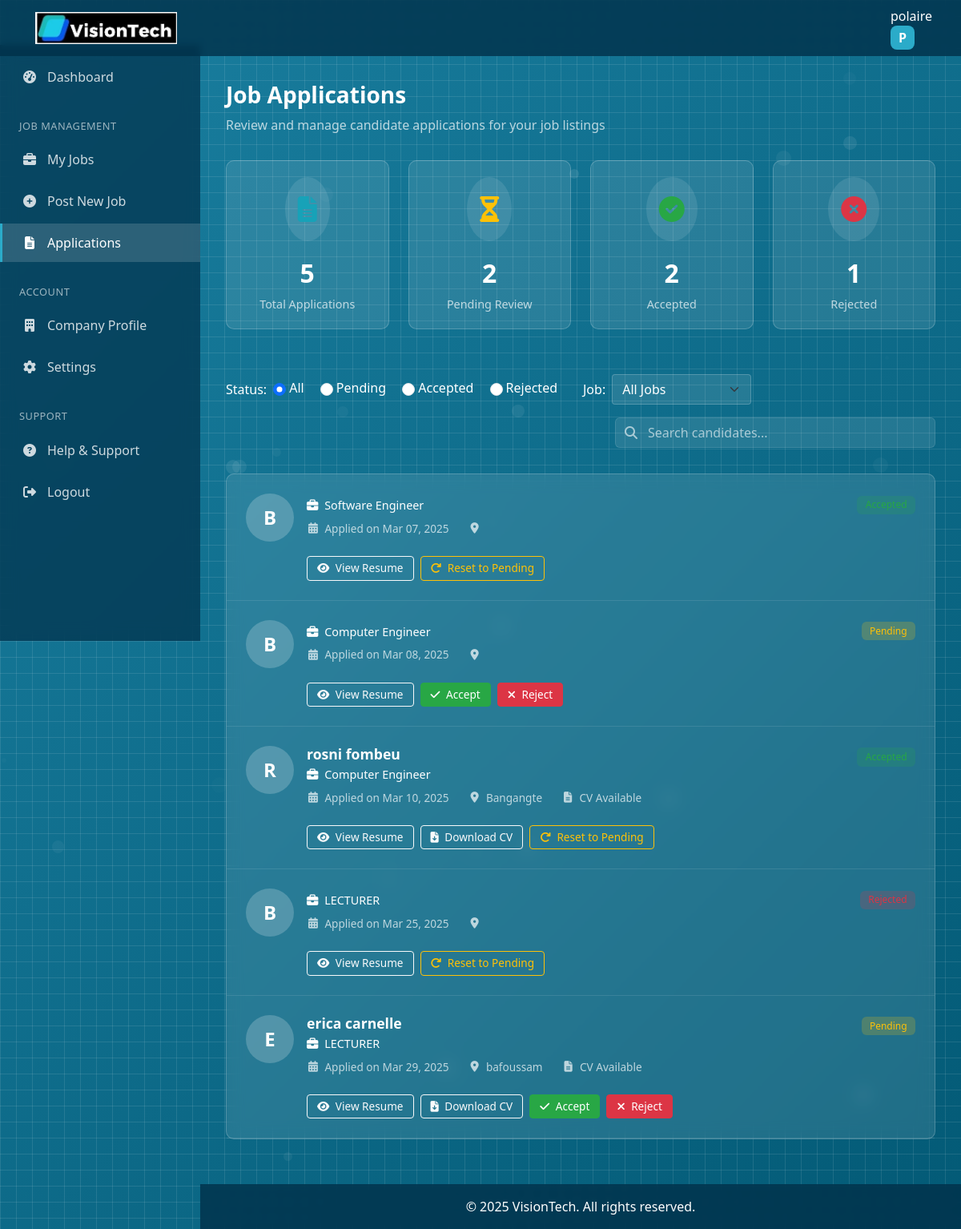
The page /jobs/jobs/ (signed in) on the database its author committed.
### accounts/models.py (models this page shows, shortened)
class User(AbstractUser):
    USER_TYPE_CHOICES = (
        ('hirer', 'Hirer'),
        ('candidate', 'Candidate'),
    )
    user_type = models.CharField(max_length=10, choices=USER_TYPE_CHOICES)
    email = models.EmailField(unique=True)
    objects = CustomUserManager()

class CandidateProfile(models.Model):
    GENDER_CHOICES = (
        ('M', 'Male'),
        ('F', 'Female'),
        ('O', 'Other'),
    )
    user = models.OneToOneField(User, on_delete=models.CASCADE, related_name='candidate_profile')
    first_name = models.CharField(max_length=100)
    last_name = models.CharField(max_length=100)
    location = models.CharField(max_length=255)
    gender = models.CharField(max_length=1, choices=GENDER_CHOICES)
    resume = models.TextField(default=False)
    cv =models.FileField(upload_to="resume/", default=False)

### jobs/models.py (models this page shows, shortened)
class Application(models.Model):
    STATUS_CHOICES = (
        ('pending', 'Pending'),
        ('accepted', 'Accepted'),
        ('rejected', 'Rejected'),
    )
    job = models.ForeignKey(Job, on_delete=models.CASCADE, related_name='applications')
    candidate = models.ForeignKey(User, on_delete=models.CASCADE, related_name='applications')
    status = models.CharField(max_length=10, choices=STATUS_CHOICES, default='pending')
    applied_at = models.DateTimeField(auto_now_add=True)
    updated_at = models.DateTimeField(auto_now=True)
    class Meta:
        unique_together = ('job', 'candidate')

class Job(models.Model):
    STATUS_CHOICES = (
        ('open', 'Open'),
        ('closed', 'Closed'),
        ('draft', 'Draft'),
    )
    title = models.CharField(max_length=255)
    description = models.TextField()
    hirer = models.ForeignKey(User, on_delete=models.CASCADE, related_name='jobs')
    location = models.CharField(max_length=255)
    created_at = models.DateTimeField(auto_now_add=True)
    updated_at = models.DateTimeField(auto_now=True)
    salary_min = models.PositiveIntegerField(null=True, blank=True)
    salary_max = models.PositiveIntegerField(null=True, blank=True)
    requirements = models.TextField(blank=True)
    status = models.CharField(max_length=10, choices=STATUS_CHOICES, default='open')

### jobs/views.py (the view)
# urls.py: path('jobs/', views.job_applications, name='job_applications'),
@login_required
def job_applications(request):
    if request.user.user_type != 'hirer':
        return redirect('home')
    status_filter = request.GET.get('status', 'all')
    job_filter = request.GET.get('job', '')
    search_query = request.GET.get('q', '')
    applications = Application.objects.filter(job__hirer=request.user)
    if status_filter and status_filter != 'all':
        applications = applications.filter(status=status_filter)
    if job_filter:
        applications = applications.filter(job_id=job_filter)
    if search_query:
        applications = applications.filter(
            Q(candidate__username__icontains=search_query) |
            Q(candidate__candidate_profile__first_name__icontains=search_query) |
            Q(candidate__candidate_profile__last_name__icontains=search_query)
        )
    user_jobs = Job.objects.filter(hirer=request.user)
    total_applications = applications.count()
    pending_applications = applications.filter(status='pending').count()
    accepted_applications = applications.filter(status='accepted').count()
    rejected_applications = applications.filter(status='rejected').count()
    context = {
        'applications': applications,
        'user_jobs': user_jobs,
        'total_applications': total_applications,
        'pending_applications': pending_applications,
        'accepted_applications': accepted_applications,
        'rejected_applications': rejected_applications,
        'status_filter': status_filter,
        'job_filter': job_filter,
        'search_query': search_query,
    }
    return render(request, 'job_applications.html', context)

### Templates/job_applications.html (shortened to what this page needs)
<!DOCTYPE html>
<html lang="en">
<head>
    {% load static %}
<link href="https://cdn.jsdelivr.net/npm/bootstrap@latest/dist/css/bootstrap.min.css" rel="stylesheet">
    <link href="https://cdnjs.cloudflare.com/ajax/libs/font-awesome/6.4.0/css/all.min.css" rel="stylesheet">
</head>
<body>
    <div class="grid-background"></div>
    <div class="dots" id="dots"></div>
    <nav class="navbar navbar-expand-lg navbar-dark sticky-top">
        <div class="container-fluid">
            <a class="navbar-brand" href="{% url 'home' %}">
                 <a class="navbar-brand" href="{% url 'home' %}">
                <img src="{% static 'image/logoVisionTech.jpg' %}" alt="LogoVisionTech">
            </a>
            </a>
            <div class="ms-auto d-flex align-items-center">
                <div class="dropdown user-dropdown">
                    <a class="nav-link dropdown-toggle text-white" href="#" role="button" id="userDropdown" data-bs-toggle="dropdown" aria-expanded="false">
                        <span class="d-none d-lg-inline me-2">{{ user.username }}</span>
                        <div class="logo-placeholder" style="width: 30px; height: 30px; margin: 0;">
                            {{ user.username.0|upper }}
                        </div>
                    </a>
                </div>
            </div>
        </div>
    </nav>
    <div class="sidebar" id="sidebar">
        <ul class="sidebar-menu">
            <li class="menu-item">
                <a href="{% url 'hirer_dashboard' %}" class="menu-link">
                    <span class="menu-icon"><i class="fas fa-tachometer-alt"></i></span>
                    <span class="menu-text">Dashboard</span>
                </a>
            </li>
            <li class="menu-header">Job Management</li>
            <li class="menu-item">
                <a href="{% url 'hirer_jobs' %}" class="menu-link">
                    <span class="menu-icon"><i class="fas fa-briefcase"></i></span>
                    <span class="menu-text">My Jobs</span>
                </a>
            </li>
            <li class="menu-item">
                <a href="{% url 'create_job' %}" class="menu-link">
                    <span class="menu-icon"><i class="fas fa-plus-circle"></i></span>
                    <span class="menu-text">Post New Job</span>
                </a>
            </li>
            <li class="menu-item">
                <a href="{{job.get_absolute_url}}" class="menu-link active">
                    <span class="menu-icon"><i class="fas fa-file-alt"></i></span>
                    <span class="menu-text">Applications</span>
                </a>
            </li>
            <li class="menu-header">Account</li>
            <li class="menu-item">
                <a href="{% url 'hirer_profile' %}" class="menu-link">
                    <span class="menu-icon"><i class="fas fa-building"></i></span>
                    <span class="menu-text">Company Profile</span>
                </a>
            </li>
            <li class="menu-item">
                <a href="#Settings" class="menu-link">
                    <span class="menu-icon"><i class="fas fa-cog"></i></span>
                    <span class="menu-text">Settings</span>
                </a>
            </li>
            <li class="menu-header">Support</li>
            <li class="menu-item">
                <a href="#Help" class="menu-link">
                    <span class="menu-icon"><i class="fas fa-question-circle"></i></span>
                    <span class="menu-text">Help & Support</span>
                </a>
            </li>
            <li class="menu-item">
                <a href="{% url 'logout' %}" class="menu-link">
                    <span class="menu-icon"><i class="fas fa-sign-out-alt"></i></span>
                    <span class="menu-text">Logout</span>
                </a>
            </li>
        </ul>
    </div>
    <div class="main-content">
        <h1 class="page-title">Job Applications</h1>
        <p class="page-subtitle">Review and manage candidate applications for your job listings</p>
        <div class="row stats-row">
            <div class="col-md-3 col-sm-6 mb-4">
                <div class="stat-card">
                    <div class="stat-card-icon" style="color: var(--info-color);">
                        <i class="fas fa-file-alt"></i>
                    </div>
                    <div class="stat-card-value">{{ total_applications }}</div>
                    <div class="stat-card-label">Total Applications</div>
                </div>
            </div>
            <div class="col-md-3 col-sm-6 mb-4">
                <div class="stat-card">
                    <div class="stat-card-icon" style="color: var(--warning-color);">
                        <i class="fas fa-hourglass-half"></i>
                    </div>
                    <div class="stat-card-value">{{ pending_applications }}</div>
                    <div class="stat-card-label">Pending Review</div>
                </div>
            </div>
            <div class="col-md-3 col-sm-6 mb-4">
                <div class="stat-card">
                    <div class="stat-card-icon" style="color: var(--success-color);">
                        <i class="fas fa-check-circle"></i>
                    </div>
                    <div class="stat-card-value">{{ accepted_applications }}</div>
                    <div class="stat-card-label">Accepted</div>
                </div>
            </div>
            <div class="col-md-3 col-sm-6 mb-4">
                <div class="stat-card">
                    <div class="stat-card-icon" style="color: var(--danger-color);">
                        <i class="fas fa-times-circle"></i>
                    </div>
                    <div class="stat-card-value">{{ rejected_applications }}</div>
                    <div class="stat-card-label">Rejected</div>
                </div>
            </div>
        </div>
        <div class="filters-container">
            <div class="filter-item status-filter">
                <span class="filter-label">Status:</span>
                <div>
                    <div class="form-check form-check-inline">
                        <input class="form-check-input" type="radio" name="statusFilter" id="allStatus" value="all" {% if status_filter == 'all' or not status_filter %}checked{% endif %}>
                        <label class="form-check-label" for="allStatus">All</label>
                    </div>
                    <div class="form-check form-check-inline">
                        <input class="form-check-input" type="radio" name="statusFilter" id="pendingStatus" value="pending" {% if status_filter == 'pending' %}checked{% endif %}>
                        <label class="form-check-label" for="pendingStatus">Pending</label>
                    </div>
                    <div class="form-check form-check-inline">
                        <input class="form-check-input" type="radio" name="statusFilter" id="acceptedStatus" value="accepted" {% if status_filter == 'accepted' %}checked{% endif %}>
                        <label class="form-check-label" for="acceptedStatus">Accepted</label>
                    </div>
                    <div class="form-check form-check-inline">
                        <input class="form-check-input" type="radio" name="statusFilter" id="rejectedStatus" value="rejected" {% if status_filter == 'rejected' %}checked{% endif %}>
                        <label class="form-check-label" for="rejectedStatus">Rejected</label>
                    </div>
                </div>
            </div>
            <div class="filter-item job-filter">
                <label for="jobFilter" class="filter-label">Job:</label>
                <select id="jobFilter" class="form-select">
                    <option value="">All Jobs</option>
                </select>
            </div>
            <div class="search-container ms-auto">
                <span class="search-icon">
                    <i class="fas fa-search"></i>
                </span>
                <input type="text" class="form-control" id="applicationSearch" placeholder="Search candidates..." value="{{ search_query }}">
            </div>
        </div>
        {% if applications %}
            <div class="card">
                {% for application in applications %}
                <div class="application-item">
                    <div class="candidate-avatar">
                        {{ application.candidate.username.0|upper }}
                    </div>
                    <div class="application-details">
                        <h4 class="candidate-name">
                            {{ application.candidate.candidate_profile.first_name }} {{ application.candidate.candidate_profile.last_name }}
                        </h4>
                        <div class="job-title">
                            <i class="fas fa-briefcase me-1"></i> {{ application.job.title }}
                        </div>
                        <div class="application-meta">
                            <div class="application-meta-item">
                                <i class="fas fa-calendar-alt"></i>
                                <span>Applied on {{ application.applied_at|date:"M d, Y" }}</span>
                            </div>
                            <div class="application-meta-item">
                                <i class="fas fa-map-marker-alt"></i>
                                <span>{{ application.candidate.candidate_profile.location }}</span>
                            </div>
                            {% if application.candidate.candidate_profile.cv %}
                            <div class="application-meta-item">
                                <i class="fas fa-file-alt"></i>
                                <span>CV Available</span>
                            </div>
                            {% endif %}
                        </div>
                        <div class="application-actions">
                            <button type="button" class="btn btn-sm btn-outline-light" data-bs-toggle="modal" data-bs-target="#viewResumeModal{{ application.id }}">
                                <i class="fas fa-eye me-1"></i> View Resume
                            </button>
                            {% if application.candidate.candidate_profile.cv %}
                            <a href="{{ application.candidate.candidate_profile.cv.url }}" class="btn btn-sm btn-outline-light" target="_blank">
                                <i class="fas fa-file-download me-1"></i> Download CV
                            </a>
                            {% endif %}
                            {% if application.status == 'pending' %}
                            <form method="post" action="{% url 'update_application_status' application.id 'accepted' %}" class="d-inline">
                                <button type="submit" class="btn btn-sm btn-success">
                                    <i class="fas fa-check me-1"></i> Accept
                                </button>
                            </form>
                            <form method="post" action="{% url 'update_application_status' application.id 'rejected' %}" class="d-inline">
                                <button type="submit" class="btn btn-sm btn-danger">
                                    <i class="fas fa-times me-1"></i> Reject
                                </button>
                            </form>
                            {% else %}
                            <form method="post" action="{% url 'update_application_status' application.id 'pending' %}" class="d-inline">
                                <button type="submit" class="btn btn-sm btn-outline-warning">
                                    <i class="fas fa-redo me-1"></i> Reset to Pending
                                </button>
                            </form>
                            {% endif %}
                        </div>
                    </div>
                    <div class="application-status">
                        <span class="badge {% if application.status == 'pending' %}badge-pending{% elif application.status == 'accepted' %}badge-accepted{% else %}badge-rejected{% endif %}">
                            {{ application.status|title }}
                        </span>
                    </div>
                </div>
                {% endfor %}
            </div>
        {% endif %}
    </div>
    <footer class="footer">
        <div class="container-fluid text-center">
            <p class="mb-0">&copy; 2025 VisionTech. All rights reserved.</p>
        </div>
    </footer>
</body>
</html>

### rows shown on the page
User: username "polaire", username.0 "P"
Application: candidate.username.0 "B", job "Software Engineer", applied_at "Mar 07, 2025", status "Reset to Pending"
Application: candidate.username.0 "B", job "Computer Engineer", applied_at "Mar 08, 2025", shows "Accept", status "Pending"
Application: candidate.username.0 "R", candidate.candidate_profile.first_name "rosni", candidate.candidate_profile.last_name "fombeu", job "Computer Engineer", applied_at "Mar 10, 2025", candidate.candidate_profile.location "Bangangte", shows "CV Available", status "Reset to Pending"
Application: candidate.username.0 "B", job "LECTURER", applied_at "Mar 25, 2025", status "Reset to Pending"
Application: candidate.username.0 "E", candidate.candidate_profile.first_name "erica", candidate.candidate_profile.last_name "carnelle", job "LECTURER", applied_at "Mar 29, 2025", candidate.candidate_profile.location "bafoussam", shows "CV Available", shows "Accept", status "Pending"

### other values the page prints
{{ total_applications }} "5"
{{ pending_applications }} "2"
{{ accepted_applications }} "2"
{{ rejected_applications }} "1"
